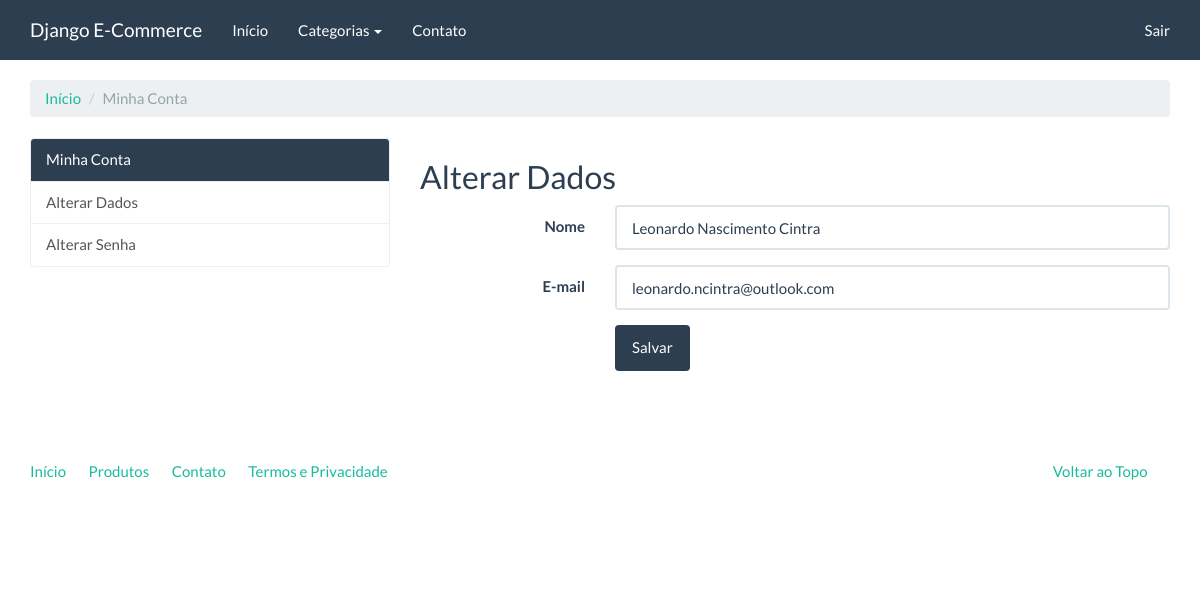
The page /conta/alterar-dados/ (signed in) on the database as committed earlier.
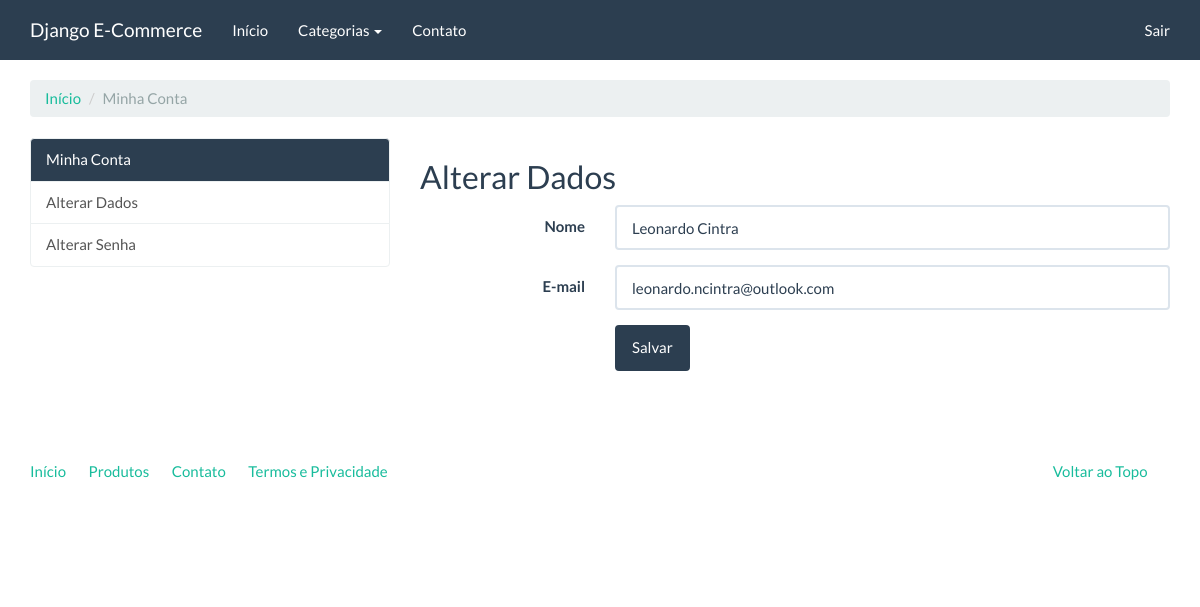
The same page on the database as committed later.
### accounts/models.py (models this page shows, shortened)
class User(AbstractBaseUser, PermissionsMixin):
    username = models.CharField(
        'Apelido / Usuario' , max_length=30, unique=True, validators = [
            validators.RegexValidator(
                re.compile('^[\w.@+-]+$'),
                'Informe um nome de usuário válido',
                'Este valor deve conter apenas letras, numeros e os caracteres: @/./+/-/_.',
                'invalid'
            )
        ], help_text="Um nome curto que será usado para identifica-lo de forma única na plataforma"
    )
    name = models.CharField('Nome', max_length=100)
    email = models.EmailField('E-mail', unique=True)
    is_staff = models.BooleanField('Equipe', default=False)
    is_active = models.BooleanField('Ativo', default=True)
    date_joined = models.DateTimeField('Data de entrada', auto_now_add=True)
    USERNAME_FIELD = 'username'
    REQUIRED_FIELDS = ['email']
    objects = UserManager()
    class Meta:
        verbose_name = 'Usuário'
        verbose_name_plural = 'Usuários'

### accounts/views.py (the view)
class UpdateUserView(UpdateView):
    model = User
    template_name = 'accounts/update_user.html'
    fields = ['name', 'email', ]
    success_url = reverse_lazy('accounts:index')
    def get_object(self):
        return self.request.user

### catalog/context_processors.py (called while the page is built)
def categories(request):
    return {
        'categories': Category.objects.all()
    }

### catalog/models.py (called while the page is built)
    def get_absolute_url(self):
        return reverse('catalog:category', kwargs={'slug': self.slug})

### accounts/templates/accounts/update_user.html (shortened to what this page needs)
{% extends "accounts/index.html" %}
{% load widget_tweaks %}
{% block accounts_container %}
    <h2>Alterar Dados</h2>
    <form class="form-horizontal" method="POST">
        <fieldset>
            {% for field in form %}
                <div class="form-group{% if field.errors %} has-error{% endif %}">
                    <label for="{{ field.auto_id }}" class="col-md-3 control-label">{{ field.label }}</label>
                    <div class="col-md-9">
                        {% render_field field class="form-control" %}
                    </div>
                </div>
            {% endfor %}
            <div class="form-group">
                <div class="col-md-9 col-md-offset-3">
                    <button type="submit" class="btn btn-primary">Salvar</button>
                </div>
            </div>
        </fieldset>
    </form>
{% endblock %}

### accounts/templates/accounts/index.html (shortened to what this page needs)
{% extends "base.html" %}
{% block container %}
    <ol class="breadcrumb">
        <li><a href="#">Início</a></li>
        <li class="active">Minha Conta</li>
    </ol>
    <div class="row">
        <div class="col-md-4">
            <div class="list-group">
                <a href="#" class="list-group-item active">Minha Conta</a>
                <a href="{% url 'accounts:update_user' %}" class="list-group-item">Alterar Dados</a>
                <a href="#" class="list-group-item">Alterar Senha</a>
            </div>
        </div>
        <div class="col-md-8">
            {% block accounts_container %}{% endblock %}
        </div>
    </div>
{% endblock %}

### core/templates/base.html (shortened to what this page needs)
<!DOCTYPE html>
{% load static %}
<html lang="pt-br">
<head>
    <link rel="stylesheet" href="{% static 'assets/bootstrap.min.css' %}" media="screen" />
    <link rel="stylesheet" href="{% static 'assets/custom.min.css' %}" media="screen" />
    <link rel="stylesheet" href="{% static 'assets/extra.css' %}" media="screen" />
</head>
<body>
    <div class="navbar navbar-default navbar-fixed-top">
      <div class="container">
        <div class="navbar-header">
          <a href="{% url 'index' %}" class="navbar-brand">Django E-Commerce</a>
        </div>
        <div class="navbar-collapse collapse" id="navbar-main">
          <ul class="nav navbar-nav">
            <li>
              <a href="{% url 'index' %}">Início</a>
            </li>
            <li class="dropdown">
              <a class="dropdown-toggle" data-toggle="dropdown" href="{% url 'catalog:product_list' %}" id="download">Categorias <span class="caret"></span></a>
            </li>
            <li>
                <a href="{% url 'contact' %}">Contato</a>
            </li>
          </ul>
          <ul class="nav navbar-nav navbar-right">
            {% if user.is_authenticated %}
              <li><a href="{% url 'logout' %}">Sair</a></li>
            {% else %}
              <li><a href="{% url 'login' %}">Entrar</a></li>
              <li><a href="{% url 'accounts:register' %}">Cadastro</a></li>
            {% endif %}
          </ul>
        </div>
      </div>
    </div>
    <div class="container margin-top">
        {% block container %} {% endblock %}
        <footer>
            <div class="row">
              <div class="col-lg-12">
                <ul class="list-unstyled">
                  <li class="pull-right"><a href="#top">Voltar ao Topo</a></li>
                  <li><a href="{% url 'index' %}">Início</a></li>
                  <li><a href="{% url 'catalog:product_list' %}">Produtos</a></li>
                  <li><a href="{% url 'contact' %}">Contato</a></li>
                  <li><a href="">Termos e Privacidade</a></li>
                </ul>
              </div>
            </div>
        </footer>
    </div>
</body>
</html>

### core/static/assets/extra.css (style rules this page uses)
.margin-top { margin-top: 2em; }

Rows that differ between the two databases and show on the page:
changed User "leonardo.ncintra@outlook.com": name "Leonardo Nascimento Cintra" → "Leonardo Cintra"
